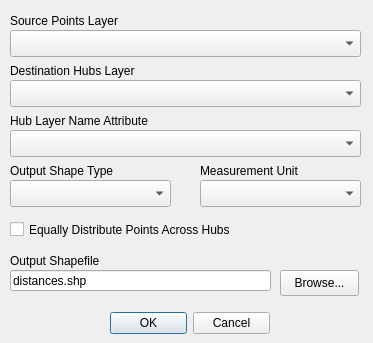
<?xml version="1.0" encoding="UTF-8"?>
<ui version="4.0">
 <class>mmqgis_hub_distance_form</class>
 <widget class="QDialog" name="mmqgis_hub_distance_form">
  <property name="windowModality">
   <enum>Qt::ApplicationModal</enum>
  </property>
  <property name="enabled">
   <bool>true</bool>
  </property>
  <property name="geometry">
   <rect>
    <x>0</x>
    <y>0</y>
    <width>373</width>
    <height>343</height>
   </rect>
  </property>
  <property name="mouseTracking">
   <bool>false</bool>
  </property>
  <property name="windowTitle">
   <string>Distance to Nearest Hub</string>
  </property>
  <widget class="QDialogButtonBox" name="buttonBox">
   <property name="geometry">
    <rect>
     <x>110</x>
     <y>310</y>
     <width>160</width>
     <height>26</height>
    </rect>
   </property>
   <property name="orientation">
    <enum>Qt::Horizontal</enum>
   </property>
   <property name="standardButtons">
    <set>QDialogButtonBox::Cancel|QDialogButtonBox::Ok</set>
   </property>
  </widget>
  <widget class="QLabel" name="label">
   <property name="geometry">
    <rect>
     <x>10</x>
     <y>250</y>
     <width>261</width>
     <height>22</height>
    </rect>
   </property>
   <property name="text">
    <string>Output Shapefile</string>
   </property>
  </widget>
  <widget class="QLabel" name="label_3">
   <property name="geometry">
    <rect>
     <x>10</x>
     <y>60</y>
     <width>171</width>
     <height>22</height>
    </rect>
   </property>
   <property name="text">
    <string>Destination Hubs Layer</string>
   </property>
  </widget>
  <widget class="QLineEdit" name="filename">
   <property name="geometry">
    <rect>
     <x>10</x>
     <y>270</y>
     <width>261</width>
     <height>21</height>
    </rect>
   </property>
   <property name="text">
    <string>distances.shp</string>
   </property>
   <property name="readOnly">
    <bool>false</bool>
   </property>
  </widget>
  <widget class="QPushButton" name="browse">
   <property name="geometry">
    <rect>
     <x>280</x>
     <y>270</y>
     <width>79</width>
     <height>26</height>
    </rect>
   </property>
   <property name="text">
    <string>Browse...</string>
   </property>
  </widget>
  <widget class="QComboBox" name="hubslayerbox">
   <property name="geometry">
    <rect>
     <x>10</x>
     <y>80</y>
     <width>351</width>
     <height>27</height>
    </rect>
   </property>
  </widget>
  <widget class="QComboBox" name="sourcelayerbox">
   <property name="geometry">
    <rect>
     <x>10</x>
     <y>30</y>
     <width>351</width>
     <height>27</height>
    </rect>
   </property>
  </widget>
  <widget class="QLabel" name="label_4">
   <property name="geometry">
    <rect>
     <x>10</x>
     <y>10</y>
     <width>161</width>
     <height>22</height>
    </rect>
   </property>
   <property name="text">
    <string>Source Points Layer</string>
   </property>
  </widget>
  <widget class="QComboBox" name="nameattributebox">
   <property name="geometry">
    <rect>
     <x>10</x>
     <y>130</y>
     <width>351</width>
     <height>27</height>
    </rect>
   </property>
  </widget>
  <widget class="QLabel" name="label_5">
   <property name="geometry">
    <rect>
     <x>10</x>
     <y>110</y>
     <width>171</width>
     <height>22</height>
    </rect>
   </property>
   <property name="text">
    <string>Hub Layer Name Attribute</string>
   </property>
  </widget>
  <widget class="QComboBox" name="outputtype">
   <property name="geometry">
    <rect>
     <x>10</x>
     <y>180</y>
     <width>161</width>
     <height>27</height>
    </rect>
   </property>
  </widget>
  <widget class="QLabel" name="label_6">
   <property name="geometry">
    <rect>
     <x>10</x>
     <y>160</y>
     <width>171</width>
     <height>22</height>
    </rect>
   </property>
   <property name="text">
    <string>Output Shape Type</string>
   </property>
  </widget>
  <widget class="QComboBox" name="measurement">
   <property name="geometry">
    <rect>
     <x>200</x>
     <y>180</y>
     <width>161</width>
     <height>27</height>
    </rect>
   </property>
  </widget>
  <widget class="QLabel" name="label_7">
   <property name="geometry">
    <rect>
     <x>200</x>
     <y>160</y>
     <width>161</width>
     <height>22</height>
    </rect>
   </property>
   <property name="text">
    <string>Measurement Unit</string>
   </property>
  </widget>
  <widget class="QCheckBox" name="distribute">
   <property name="geometry">
    <rect>
     <x>10</x>
     <y>220</y>
     <width>261</width>
     <height>19</height>
    </rect>
   </property>
   <property name="text">
    <string>Equally Distribute Points Across Hubs</string>
   </property>
  </widget>
 </widget>
 <tabstops>
  <tabstop>sourcelayerbox</tabstop>
  <tabstop>hubslayerbox</tabstop>
  <tabstop>nameattributebox</tabstop>
  <tabstop>outputtype</tabstop>
  <tabstop>measurement</tabstop>
  <tabstop>distribute</tabstop>
  <tabstop>filename</tabstop>
  <tabstop>browse</tabstop>
  <tabstop>buttonBox</tabstop>
 </tabstops>
 <resources/>
 <connections>
  <connection>
   <sender>buttonBox</sender>
   <signal>accepted()</signal>
   <receiver>mmqgis_hub_distance_form</receiver>
   <slot>accept()</slot>
   <hints>
    <hint type="sourcelabel">
     <x>248</x>
     <y>254</y>
    </hint>
    <hint type="destinationlabel">
     <x>157</x>
     <y>274</y>
    </hint>
   </hints>
  </connection>
  <connection>
   <sender>buttonBox</sender>
   <signal>rejected()</signal>
   <receiver>mmqgis_hub_distance_form</receiver>
   <slot>reject()</slot>
   <hints>
    <hint type="sourcelabel">
     <x>316</x>
     <y>260</y>
    </hint>
    <hint type="destinationlabel">
     <x>286</x>
     <y>274</y>
    </hint>
   </hints>
  </connection>
 </connections>
</ui>
